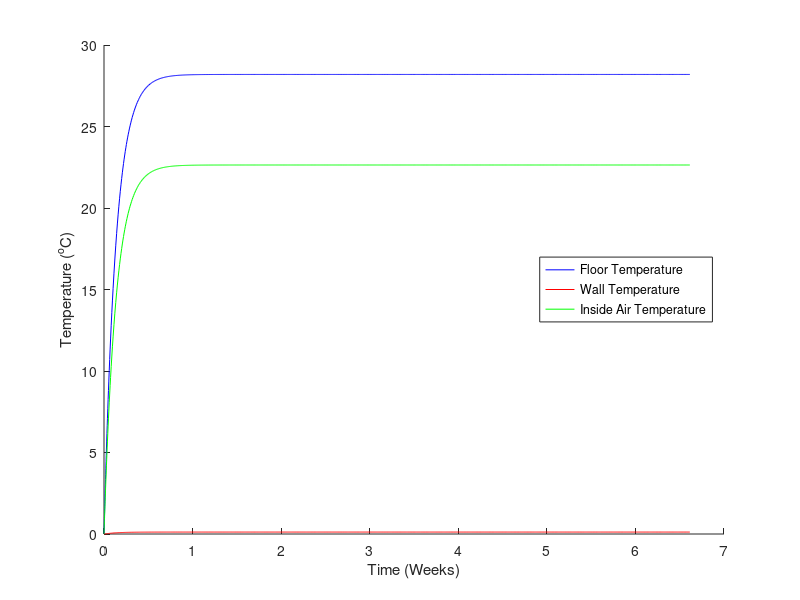

This chart was generated by the following MATLAB code:
function initial_solar_house_ode2()

A_wall = 2 * (3 * 5.1) + 2 * (4 * 5.1) * 2 * (3 * 4); % surface area of all walls, m^2
A_fiberglass = A_wall; % m^2
A_floor =  2 * (5.4 * 4); % surface area of heat absorber, top and bottom, m^2
A_window = 4 * 3; % m^2

thickness_wall = 0.1; % m
thickness_fiberglass = 0.25; % m
thickness_absorber = 0.1; % m

vol_brick = A_wall .* thickness_wall; % m^3
vol_fiberglass = A_fiberglass .* thickness_fiberglass; % m^3
vol_stone = A_floor .* thickness_absorber; % m^3

rho_wall = 2000; % kg/m^3
rho_fiberglass = 12; % kg/m^3
rho_absorber = 3000; % kg/m^3

c_wall = 800; % J/kg/K
c_fiberglass = 840; % J/kg/K
c_absorber = 800; % J/kg/K

C_wall = vol_brick .* rho_wall .* c_wall;
C_fiberglass = vol_fiberglass .* rho_fiberglass .* c_fiberglass;
C_absorber = vol_stone .* rho_absorber .* c_absorber;

C1 = C_absorber;
C2 = C_wall;

k_wall = 0.6; % W/m/K
k_fiberglass = 0.04; % W/m/K
k_absorber = 3.0; % W/m/K

h_indoor = 15; % W/m^2/K
h_outdoor = 30; % W/m^2/K

R_1 = 1 ./ (h_indoor .* A_floor); % K / W
R_2 = 1 ./ (h_indoor .* A_fiberglass); % K / W
R_3 = thickness_fiberglass ./ (k_fiberglass .* A_wall); % K / W
R_4 = 1 ./ (h_outdoor .* A_wall); % K / W

R1 = R_1 + R_2 + R_3;
R2 = R_4;

Q_sun = 300 * A_window; % W
T1i = 0;
T2i = 0;
Toutside = 0;

dt2dT2s = [];
[ts, Ts] = ode45(@odefun, [0, 4e6], [T1i; T2i]);

Tair = (Ts(:, 1) - Ts(:, 2)) .* (R_2 + R_3) ./ (R_1 + R_2 + R_3) + Ts(:, 2);

disp(Ts(end, :));
disp(Tair(end));

figure(1);
clf;
hold on;

seconds_per_week = 60 .* 60 .* 24 .* 7;

plot(ts ./ seconds_per_week, Ts(:, 1), 'b-');
plot(ts ./ seconds_per_week, Ts(:, 2), 'r-');
plot(ts ./ seconds_per_week, Tair, 'g-');

xlabel("Time (Weeks)");
ylabel("Temperature (^oC)");
legend("Floor Temperature", "Wall Temperature", "Inside Air Temperature", "location", "East");

    function [dTdt] = odefun(t, T)
        T1 = T(1);
        T2 = T(2);
        
        dT1dt = Q_sun ./ C1 + (T2 - T1) ./ (R1 .* C1);
        dT2dt = (Toutside - T2) ./ (R2 .* C2) - (T2 - T1) ./ (R1 .* C2);
        
        dt2dT2s(end + 1) = dT2dt;
        
        dTdt = [dT1dt; dT2dt];
    end

end